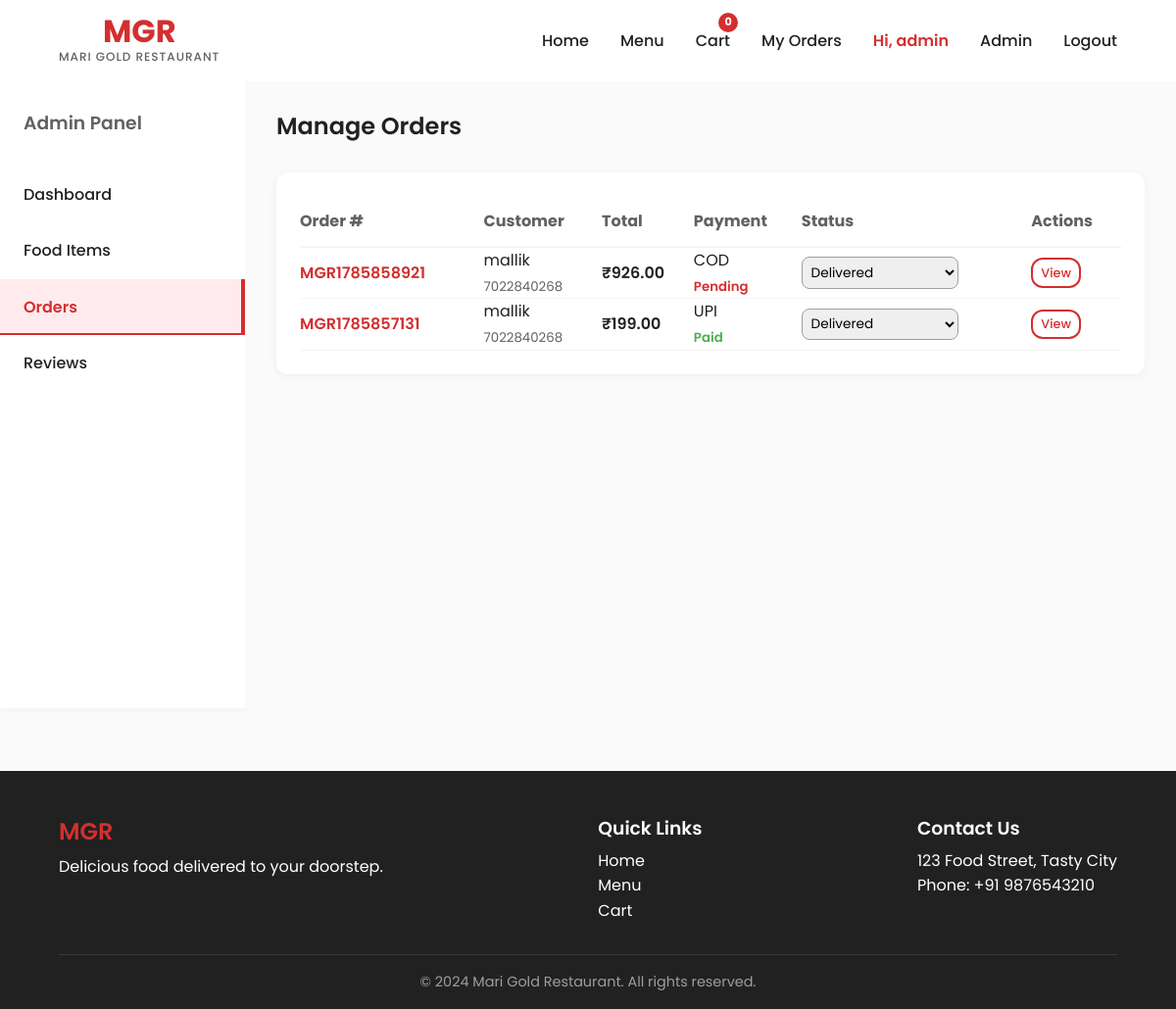
The app's page /mgr-admin/orders/ (signed in) with its own data.
### store/models.py (models this page shows, shortened)
class Order(models.Model):
    STATUS_CHOICES = [
        ('pending', 'Pending'),
        ('confirmed', 'Confirmed'),
        ('preparing', 'Preparing'),
        ('out_for_delivery', 'Out for Delivery'),
        ('delivered', 'Delivered'),
        ('cancelled', 'Cancelled'),
    ]
    PAYMENT_CHOICES = [
        ('upi', 'UPI'),
        ('cod', 'Cash on Delivery'),
    ]
    user = models.ForeignKey(User, on_delete=models.SET_NULL, null=True, blank=True)
    order_number = models.CharField(max_length=20, unique=True)
    customer_name = models.CharField(max_length=200)
    phone = models.CharField(max_length=15)
    email = models.EmailField(blank=True)
    address = models.TextField()
    city = models.CharField(max_length=100)
    pincode = models.CharField(max_length=10)
    total_amount = models.DecimalField(max_digits=10, decimal_places=2)
    payment_method = models.CharField(max_length=10, choices=PAYMENT_CHOICES)
    payment_status = models.BooleanField(default=False)
    order_status = models.CharField(max_length=20, choices=STATUS_CHOICES, default='pending')
    special_instructions = models.TextField(blank=True)
    created_at = models.DateTimeField(auto_now_add=True)
    updated_at = models.DateTimeField(auto_now=True)

### store/views.py (the view)
    def wrapper(request, *args, **kwargs):
        if not request.user.is_authenticated or not request.user.is_staff:
            return redirect('login')
        return view_func(request, *args, **kwargs)

### store/views.py (called while the page is built)
def staff_required(view_func):
    def wrapper(request, *args, **kwargs):
        if not request.user.is_authenticated or not request.user.is_staff:
            return redirect('login')
        return view_func(request, *args, **kwargs)
    return wrapper

@staff_required
def admin_orders(request):
    orders = Order.objects.all().order_by('-created_at')
    return render(request, 'store/admin/orders.html', {'orders': orders})

### store/templates/store/admin/orders.html (shortened to what this page needs)
{% extends 'store/base.html' %}
{% block content %}
<div style="display: flex; min-height: 80vh;">
    <aside style="width: 250px; background: var(--mgr-white); box-shadow: 2px 0 10px rgba(0,0,0,0.05); padding: 2rem 0;">
        <h3 style="padding: 0 1.5rem; margin-bottom: 2rem; color: var(--mgr-gray-dark);">Admin Panel</h3>
        <ul style="display: flex; flex-direction: column;">
            <li><a href="{% url 'admin_dashboard' %}" class="nav-item" style="display:block; padding: 1rem 1.5rem;">Dashboard</a></li>
            <li><a href="{% url 'admin_food_list' %}" class="nav-item" style="display:block; padding: 1rem 1.5rem;">Food Items</a></li>
            <li><a href="{% url 'admin_orders' %}" class="nav-item active" style="display:block; padding: 1rem 1.5rem; font-weight:600; color:var(--mgr-red); border-right: 4px solid var(--mgr-red); background: var(--mgr-red-bg);">Orders</a></li>
            <li><a href="{% url 'admin_reviews' %}" class="nav-item" style="display:block; padding: 1rem 1.5rem;">Reviews</a></li>
        </ul>
    </aside>
    <div style="flex-grow: 1; padding: 2rem; background: var(--mgr-gray-lightest);">
        <h2 style="margin-bottom: 2rem; color: var(--mgr-dark);">Manage Orders</h2>
        <div style="background: var(--mgr-white); padding: 1.5rem; border-radius: var(--mgr-radius); box-shadow: 0 2px 10px rgba(0,0,0,0.05);">
            <table style="width: 100%; border-collapse: collapse;">
                <thead>
                    <tr style="text-align: left; border-bottom: 2px solid var(--mgr-gray-light); color: var(--mgr-gray-dark);">
                        <th style="padding: 0.8rem 0;">Order #</th>
                        <th>Customer</th>
                        <th>Total</th>
                        <th>Payment</th>
                        <th>Status</th>
                        <th>Actions</th>
                    </tr>
                </thead>
                <tbody>
                    {% for order in orders %}
                    <tr style="border-bottom: 1px solid var(--mgr-gray-light);">
                        <td style="padding: 0.8rem 0; font-weight: 600; color: var(--mgr-red);">{{ order.order_number }}</td>
                        <td>{{ order.customer_name }}<br><small style="color:var(--mgr-gray-dark);">{{ order.phone }}</small></td>
                        <td style="font-weight:600;">₹{{ order.total_amount }}</td>
                        <td>
                            <span style="text-transform: uppercase;">{{ order.payment_method }}</span>
                            <br>
                            {% if order.payment_status %}
                                <small style="color:#4CAF50; font-weight:600;">Paid</small>
                            {% else %}
                                <small style="color:var(--mgr-red); font-weight:600;">Pending</small>
                            {% endif %}
                        </td>
                        <td>
                            <select class="form-control" style="padding: 0.3rem; font-size: 0.85rem; width: 160px;" onchange="updateStatus('{{ order.id }}', this.value)">
                                <option value="delivered" {% if order.order_status == 'delivered' %}selected{% endif %}>Delivered</option>
                            </select>
                        </td>
                        <td>
                            <a href="{% url 'admin_order_detail' order.id %}" class="btn btn-outline" style="padding: 0.2rem 0.5rem; font-size: 0.8rem; text-decoration: none;">View</a>
                        </td>
                    </tr>
                    {% empty %}
                    <tr>
                        <td colspan="6" style="padding: 2rem; text-align: center; color: var(--mgr-gray-dark);">No customer orders found.</td>
                    </tr>
                    {% endfor %}
                </tbody>
            </table>
        </div>
    </div>
</div>
{% endblock %}

### store/templates/store/base.html (shortened to what this page needs)
<!DOCTYPE html>
<html lang="en">
<head>
    {% load static %}
    <link rel="stylesheet" href="{% static 'store/css/mgr_theme.css' %}">
</head>
<body>
    <nav class="navbar" id="navbar">
        <a href="{% url 'home' %}" class="nav-brand">
            <h1>MGR</h1>
            <span>Mari Gold Restaurant</span>
        </a>
        <ul class="nav-links" id="navLinks">
            <li><a href="{% url 'home' %}" class="nav-item">Home</a></li>
            <li><a href="{% url 'menu' %}" class="nav-item">Menu</a></li>
            <li>
                <a href="{% url 'cart' %}" class="nav-item cart-icon-wrapper">
                    Cart
                    <span class="cart-badge" id="cartBadge">0</span>
                </a>
            </li>
            {% if user.is_authenticated %}
                <li><a href="{% url 'order_history' %}" class="nav-item">My Orders</a></li>
                <li><a href="#" class="nav-item" style="font-weight:600; color:var(--mgr-red);">Hi, {{ user.username }}</a></li>
                {% if user.is_staff %}
                    <li><a href="{% url 'admin_dashboard' %}" class="nav-item">Admin</a></li>
                {% endif %}
                <li><a href="{% url 'logout' %}" class="nav-item">Logout</a></li>
            {% else %}
                <li><a href="{% url 'login' %}" class="nav-item">Login / Register</a></li>
            {% endif %}
        </ul>
    </nav>
    <main>
        {% block content %}{% endblock %}
    </main>
    <footer class="footer">
        <div class="footer-content">
            <div class="footer-section">
                <h2 style="color: var(--mgr-red);">MGR</h2>
                <p>Delicious food delivered to your doorstep.</p>
            </div>
            <div class="footer-section">
                <h3>Quick Links</h3>
                <ul style="list-style: none; padding:0;">
                    <li><a href="{% url 'home' %}">Home</a></li>
                    <li><a href="{% url 'menu' %}">Menu</a></li>
                    <li><a href="{% url 'cart' %}">Cart</a></li>
                </ul>
            </div>
            <div class="footer-section">
                <h3>Contact Us</h3>
                <p>123 Food Street, Tasty City</p>
                <p>Phone: +91 9876543210</p>
            </div>
        </div>
        <div class="footer-bottom">
            &copy; 2024 Mari Gold Restaurant. All rights reserved.
        </div>
    </footer>
</body>
</html>

### store/static/store/css/mgr_theme.css (style rules this page uses)
:root { --mgr-red: #D32F2F; --mgr-red-dark: #B71C1C; --mgr-red-light: #EF5350; --mgr-red-bg: #FFEBEE; --mgr-white: #FFFFFF; --mgr-off-white: #FFF5F5; --mgr-gray-lightest: #FAFAFA; --mgr-gray-light: #F5F5F5; --mgr-gray: #9E9E9E; --mgr-gray-dark: #616161; --mgr-dark: #212121; --mgr-shadow: 0 4px 20px rgba(211, 47, 47, 0.12); --mgr-shadow-hover: 0 8px 30px rgba(211, 47, 47, 0.2); --mgr-transition: all 0.3s cubic-bezier(0.4, 0, 0.2, 1); --mgr-radius: 12px; }
*, *::before, *::after { box-sizing: border-box; margin: 0; padding: 0; }
body { font-family: 'Poppins', sans-serif; color: var(--mgr-dark); background-color: var(--mgr-gray-lightest); line-height: 1.6; overflow-x: hidden; }
a { text-decoration: none; color: inherit; transition: var(--mgr-transition); }
ul { list-style: none; }
h1, h2, h3, h4, h5, h6 { font-weight: 600; line-height: 1.2; margin-bottom: 0.5rem; }
.btn { display: inline-flex; align-items: center; justify-content: center; padding: 0.6rem 1.5rem; font-weight: 500; border-radius: var(--mgr-radius); border: none; cursor: pointer; transition: var(--mgr-transition); text-align: center; font-family: 'Poppins', sans-serif; }
.btn-outline { background-color: var(--mgr-white); color: var(--mgr-red); border: 2px solid var(--mgr-red); }
.navbar { background-color: var(--mgr-white); position: sticky; top: 0; z-index: 1000; padding: 1rem 5%; display: flex; justify-content: space-between; align-items: center; transition: var(--mgr-transition); }
.nav-brand { display: flex; flex-direction: column; align-items: center; }
.nav-brand h1 { font-size: 2rem; font-weight: 700; color: var(--mgr-red); margin: 0; line-height: 1; }
.nav-brand span { font-size: 0.75rem; color: var(--mgr-gray-dark); font-weight: 500; letter-spacing: 1px; text-transform: uppercase; }
.nav-links { display: flex; align-items: center; gap: 2rem; }
.nav-item { font-weight: 500; position: relative; padding: 0.5rem 0; }
.nav-item::after { content: ''; position: absolute; bottom: 0; left: 0; width: 0; height: 2px; background-color: var(--mgr-red); transition: var(--mgr-transition); }
.nav-item:hover::after, .nav-item.active::after { width: 100%; }
.cart-icon-wrapper { position: relative; display: flex; align-items: center; }
.cart-badge { position: absolute; top: -8px; right: -8px; background-color: var(--mgr-red); color: var(--mgr-white); font-size: 0.7rem; font-weight: 700; width: 20px; height: 20px; border-radius: 50%; display: flex; align-items: center; justify-content: center; animation: bounceIn 0.5s ease; }
.form-control { width: 100%; padding: 0.8rem 1rem; border: 1px solid var(--mgr-gray); border-radius: 8px; font-family: inherit; transition: var(--mgr-transition); }
.footer { background: var(--mgr-dark); color: var(--mgr-white); padding: 3rem 5% 1rem; margin-top: 4rem; }
.footer-content { display: flex; justify-content: space-between; flex-wrap: wrap; gap: 2rem; margin-bottom: 2rem; }
.footer-bottom { text-align: center; padding-top: 1rem; border-top: 1px solid rgba(255,255,255,0.1); font-size: 0.9rem; color: var(--mgr-gray); }

### records on screen
Order: order_number "MGR1785858921", customer_name "mallik", phone "7022840268", total_amount "926.00", payment_method "COD", payment_status "Pending", order_status+id "Delivered"
Order: order_number "MGR1785857131", customer_name "mallik", phone "7022840268", total_amount "199.00", payment_method "UPI", payment_status "Paid", order_status+id "Delivered"

### other values on screen
{{ user.username }} "admin"
